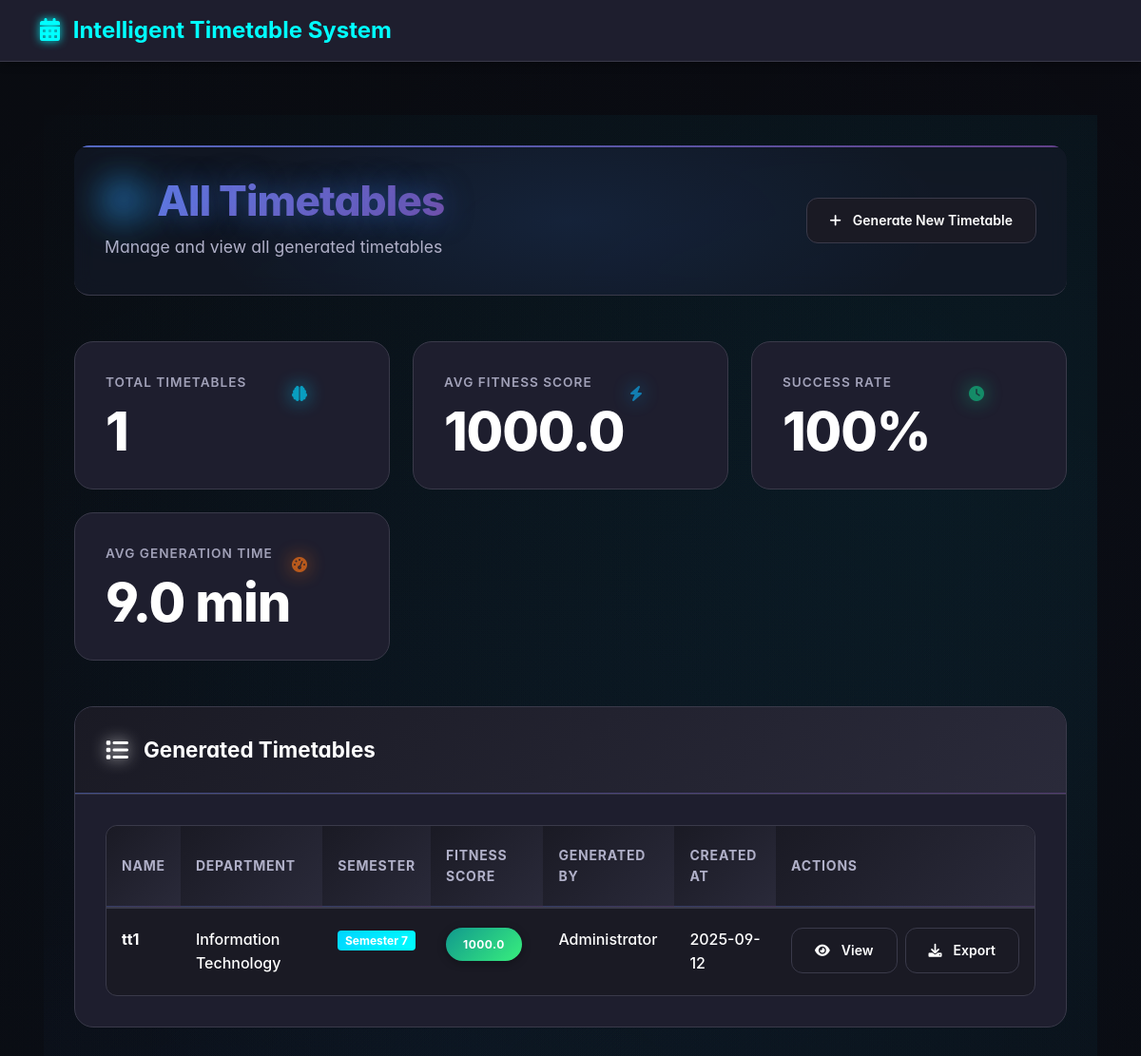
Page /timetables (upper part) on the earlier database version.
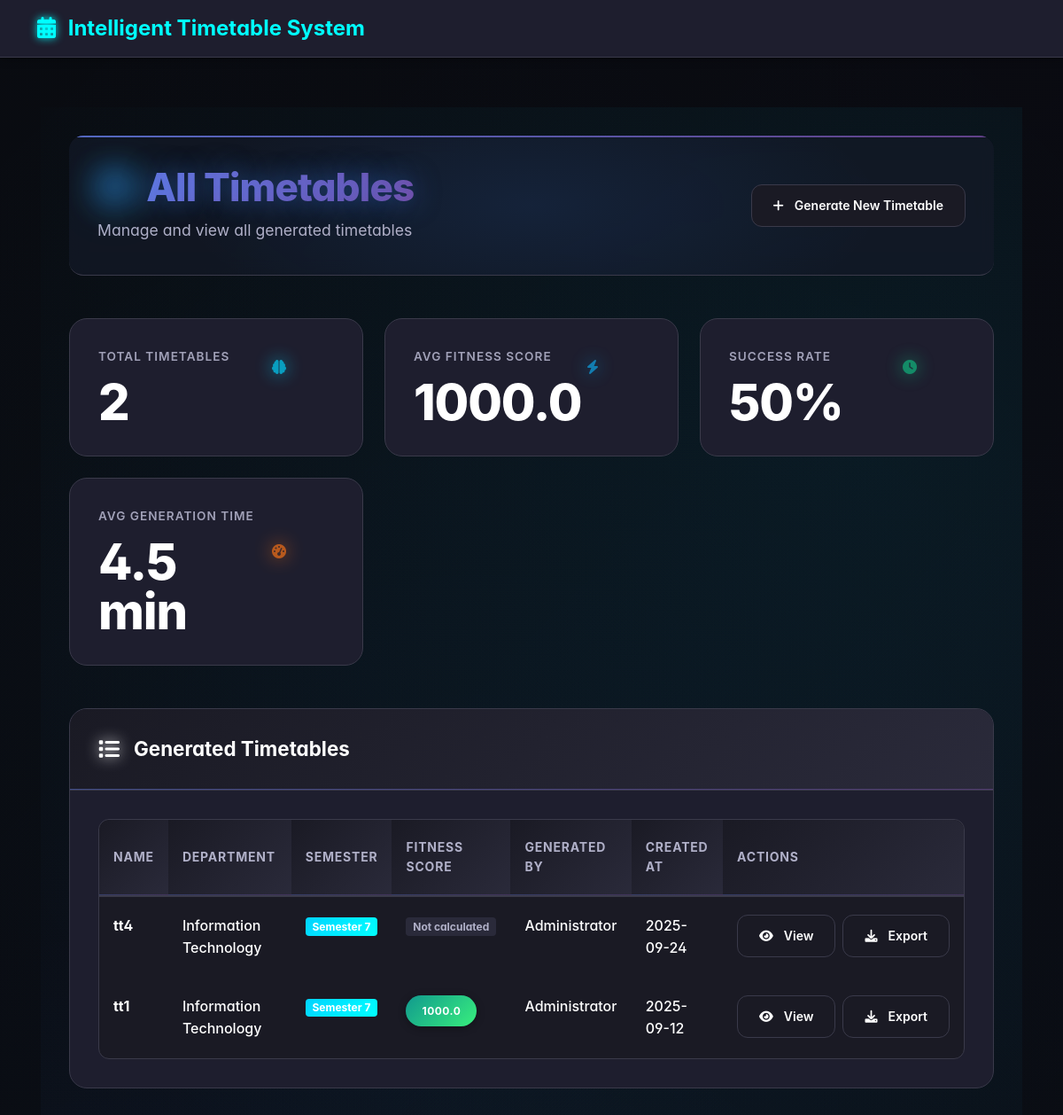
Same page on the later database version.
### tables this page shows
CREATE TABLE timetables (
            id INTEGER PRIMARY KEY AUTOINCREMENT,
            name TEXT NOT NULL,
            department_id INTEGER,
            semester INTEGER,
            fitness_score REAL,
            generated_by INTEGER,
            created_at DATETIME DEFAULT CURRENT_TIMESTAMP,
            FOREIGN KEY (department_id) REFERENCES departments (id),
            FOREIGN KEY (generated_by) REFERENCES users (id)
        );

CREATE TABLE departments (
            id INTEGER PRIMARY KEY AUTOINCREMENT,
            name TEXT NOT NULL,
            code TEXT UNIQUE NOT NULL,
            created_at DATETIME DEFAULT CURRENT_TIMESTAMP
        );

CREATE TABLE users (
            id INTEGER PRIMARY KEY AUTOINCREMENT,
            username TEXT UNIQUE NOT NULL,
            password TEXT NOT NULL,
            full_name TEXT,
            role TEXT DEFAULT 'user',
            department_id INTEGER,
            created_at DATETIME DEFAULT CURRENT_TIMESTAMP
        , employee_id TEXT
                REFERENCES faculty(employee_id));

### routes/timetable.py (the view)
@timetable_bp.route('/timetables')
def timetables():
    conn = sqlite3.connect('timetable.db')
    conn.row_factory = sqlite3.Row
    cursor = conn.cursor()
    cursor.execute('''
        SELECT t.*, d.name as department_name, u.full_name as generated_by_name
        FROM timetables t
        LEFT JOIN departments d ON t.department_id = d.id
        LEFT JOIN users u ON t.generated_by = u.id
        ORDER BY t.created_at DESC
    ''')
    timetables = cursor.fetchall()
    conn.close()
    return render_template('timetables.html', timetables=timetables)

### app.py (called while the page is built, shortened)
@app.context_processor
def inject_notifications():
    return {'notification_count': 0}

@app.context_processor
def inject_notifications():
    return {'notification_count': 0}

@app.context_processor
def utility_processor():
    return dict(get_faculty_subjects=get_faculty_subjects)

### templates/timetables.html (shortened to what the changed rows need)
{% extends "base.html" %}
{% block content %}
<div class="dashboard-container">
    <div class="header-section">
        <div class="header-content">
            <div>
                <h1 class="main-title">
                    <i class="fas fa-table title-icon"></i> All Timetables
                </h1>
            </div>
        </div>
    </div>
    <div class="stats-grid">
        <div class="stat-card stat-primary">
            <div class="stat-content">
                <div class="stat-info">
                    <div class="stat-label">Total Timetables</div>
                    <div class="stat-value">{{ timetables|length }}</div>
                </div>
            </div>
        </div>
        <div class="stat-card stat-success">
            <div class="stat-content">
                <div class="stat-info">
                    <div class="stat-label">Success Rate</div>
                    <div class="stat-value">
                        {% if timetables %}
                            {{ ((timetables|selectattr('fitness_score')|list|length / timetables|length) * 100)|int }}%
                        {% else %}
                            0%
                        {% endif %}
                    </div>
                </div>
            </div>
        </div>
        <div class="stat-card stat-warning">
            <div class="stat-content">
                <div class="stat-info">
                    <div class="stat-label">Avg Generation Time</div>
                    <div class="stat-value">
                        {% if timetables and timetables|length > 0 %}
                            {{ (9 / timetables|length)|round(1) }} min
                        {% else %}
                            0s
                        {% endif %}
                    </div>
                </div>
            </div>
        </div>
    </div>
    <div class="content-grid">
        <div class="content-card">
            <div class="card-content">
                {% if timetables %}
                <div class="table-container">
                    <table class="modern-table">
                        <thead>
                            <tr>
                                <th>Name</th>
                                <th>Department</th>
                                <th>Semester</th>
                                <th>Fitness Score</th>
                                <th>Generated By</th>
                                <th>Created At</th>
                                <th>Actions</th>
                            </tr>
                        </thead>
                        <tbody>
                            {% for timetable in timetables %}
                            <tr class="table-row">
                                <td class="table-cell fw-bold">{{ timetable.name }}</td>
                                <td class="table-cell">{{ timetable.department_name or 'N/A' }}</td>
                                <td class="table-cell">
                                    <span class="badge bg-info">Semester {{ timetable.semester }}</span>
                                </td>
                                <td class="table-cell">
                                    {% if timetable.fitness_score %}
                                    <span class="fitness-badge fitness-{{ 'high' if timetable.fitness_score > 800 else 'medium' if timetable.fitness_score > 600 else 'low' }}">
                                        {{ "%.1f"|format(timetable.fitness_score) }}
                                    </span>
                                    {% else %}
                                    <span class="badge bg-secondary">Not calculated</span>
                                    {% endif %}
                                </td>
                                <td class="table-cell">{{ timetable.generated_by_name or 'System' }}</td>
                                <td class="table-cell">{{ timetable.created_at[:10] }}</td>
                                <td class="table-cell">
                                    <div style="display: flex; gap: 0.5rem;">
                                        <a href="{{ url_for('timetable.view_timetable',id=timetable.id) }}" class="action-btn action-blue">
                                            <i class="fas fa-eye"></i> View
                                        </a>
                                        <button class="action-btn action-cyan">
                                            <i class="fas fa-download"></i> Export
                                        </button>
                                    </div>
                                </td>
                            </tr>
                            {% endfor %}
                        </tbody>
                    </table>
                </div>
                {% endif %}
            </div>
        </div>
    </div>
</div>
{% endblock %}

Differences in the rows shown:
added timetables: name "tt4", name "Information Technology", semester "7", fitness_score "Not calculated", full_name "Administrator", created_at "2025-09-24"
Other differences:
{{ timetables|length }}: "1" → "2"
{{ (9 / timetables|length)|round(1) }}: "9.0" → "4.5"
text no longer shown: "100"
text now shown: "50"
